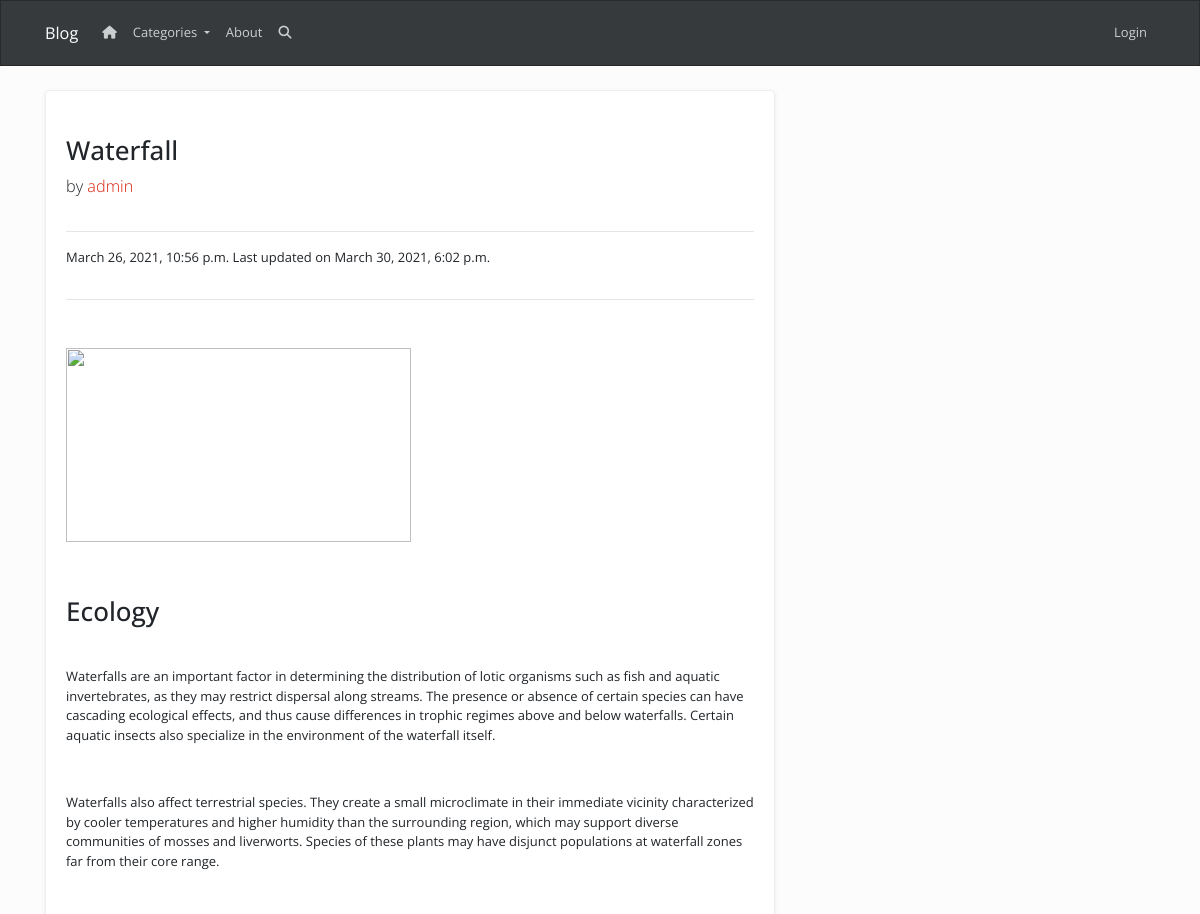
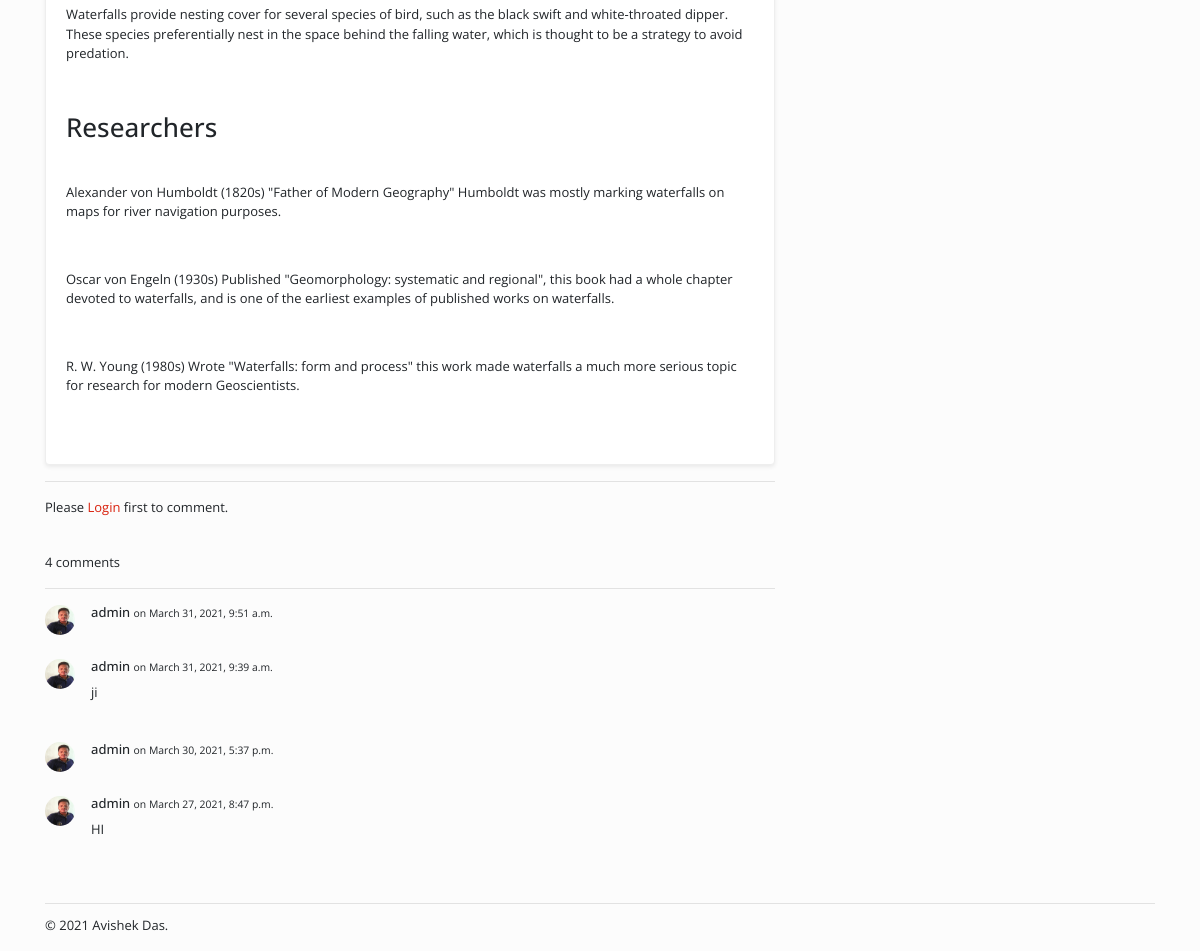
Page /posts/waterfall/ on the committed database (2 pictures, top to bottom).
### posts/models.py (models this page shows, shortened)
class Post(models.Model):
    options = (
        ('draft','Draft'),
        ('published','Published')
    )
    category=models.ForeignKey(Category,related_name='product',default=1,on_delete=models.SET_NULL,null=True,blank=True)
    title = models.CharField(max_length=200, blank=True, null=True)
    slug = models.SlugField(max_length=200, unique=True, blank=True, null=True)
    created = models.DateTimeField(auto_now_add=True)
    updated = models.DateTimeField(auto_now=True)
    author = models.ForeignKey(User, on_delete=models.CASCADE, blank=True, null=True)
    content = RichTextUploadingField(blank=True, null=True)
    status=models.CharField(max_length=10,choices=options,default='draft')
    class Meta:
        ordering=['-created']

class Comment(models.Model):
    user = models.ForeignKey(
        User, on_delete=models.CASCADE, blank=True, null=True)
    post = models.ForeignKey(
        Post,related_name='comments', on_delete=models.CASCADE, blank=True, null=True)
    body = RichTextUploadingField(blank=True, null=True, config_name='comment')
    created = models.DateTimeField(auto_now_add=True)
    updated = models.DateTimeField(auto_now=True)
    status=models.BooleanField(default=True)
    class Meta:
        ordering=['-created']

### accounts/models.py (models this page shows, shortened)
class Profile(models.Model):
    user = models.OneToOneField(
        User, null=True, blank=True, on_delete=models.CASCADE)
    name = models.CharField(max_length=200,null=True, blank=True)
    email = models.CharField(max_length=200, null=True, blank=True)
    profile_pic = models.ImageField(default='profile_pic.png',
                                    upload_to='profile_pics', null=True, blank=True)
    created = models.DateTimeField(auto_now_add=True)
    updated=models.DateTimeField(auto_now=True)

### posts/views.py (the view)
# urls.py: path('posts/<slug:slug>/',views.post_detail,name='post_detail'),
def post_detail(request,slug):
    post=get_object_or_404(Post,slug=slug,status='published')
    comments=post.comments.filter(status=True)
    user_comment=None
    if request.method=='POST':
        comment_form=NewCommentForm(request.POST)
        if comment_form.is_valid():
            user_comment=comment_form.save(commit=False)
            user_comment.post=post
            user_comment.user=request.user
            user_comment.save()
            return HttpResponseRedirect('/posts/'+post.slug)
    else:
        comment_form = NewCommentForm()
    context={'post':post,'comment_form':comment_form,'comments':comments,'title':post.title}
    return render(request,'posts/post.html',context)

### posts/forms.py
class NewCommentForm(forms.ModelForm):
    body = RichTextFormField(config_name='comment',required=True)
    class Meta:
        model=Comment
        fields=['body']

### posts/views.py (called while the page is built)
def categories(request):
    return {
        'categories':Category.objects.all(),
    }

### posts/templates/posts/post.html (shortened to what this page needs)
{% extends 'posts/layout.html' %} {% load static %}
{% block content %}
<main>
<div class="row">
  <div class="col-lg-8 py-4">
    <div class="card card-body shadow-sm">
    <h2 class="mt-4">{{post.title}}</h2>
    <p class="lead">
      by
      <a href="#">{{post.author}}</a>
    </p>
    <hr />
    <p>{{post.created}} Last updated on {{post.updated}}</p>
    <hr />
    <p class="lead">{{post.content|safe|linebreaks}}</p>
    </div>
    <hr />
    {% if request.user.is_authenticated %}
      <h5 class="card-header">Leave a Comment:</h5>
      <br>
        <form method='POST' style='margin-bottom: 2px;'>
          {% csrf_token %}
          <div class="form-group">
          <label class='d-none'>{{comment_form.body.label}}</label>
          {{comment_form.media}}
            {{comment_form.body}}
            </div>
          <button type="submit" class="btn btn-primary">Submit</button>
        </form>
    {% else %}
    <p>Please <a href="{% url 'login' %}" target='_blank'>Login</a> first to comment.</p>
    {% endif %}
<br>
    {% with comments.count as total_comments %}
      <p>{{total_comments}} comment{{total_comments|pluralize}}</p>
    {% endwith %}
    <hr>
    {% for comment in comments %}
    <div class="media mb-4">
      <img
        class="d-flex mr-3 rounded-circle"
        src="{{comment.user.profile.profile_pic.url}}"
        alt="profile pic"
        id="profile-pic"
      />
      <div class="media-body">
        <h6 class="mt-0">
          {{comment.user.username}} <small>on {{comment.created}}</small>
        </h6>
        {{comment.body|safe}}
      </div>
    </div>
    {% endfor %}
  </div>
</div>
{% endblock %}

### static/css/style.css (style rules this page uses)
#profile-pic { width: 30px; height: 30px; }
.card-body { padding: 20px; }
main { min-height: 85vh; }

### rows in the picture
Post: title "Waterfall", author "admin", created "March 26, 2021, 10:56 p.m.", updated "March 30, 2021, 6:02 p.m."
Comment: user.profile.profile_pic (picture), user.username "admin", created "March 31, 2021, 9:51 a.m."
Comment: user.profile.profile_pic (picture), user.username "admin", created "March 31, 2021, 9:39 a.m.", body "ji"
Comment: user.profile.profile_pic (picture), user.username "admin", created "March 30, 2021, 5:37 p.m."
Comment: user.profile.profile_pic (picture), user.username "admin", created "March 27, 2021, 8:47 p.m.", body "HI"

### other values in the picture
{{ total_comments }} "4"
